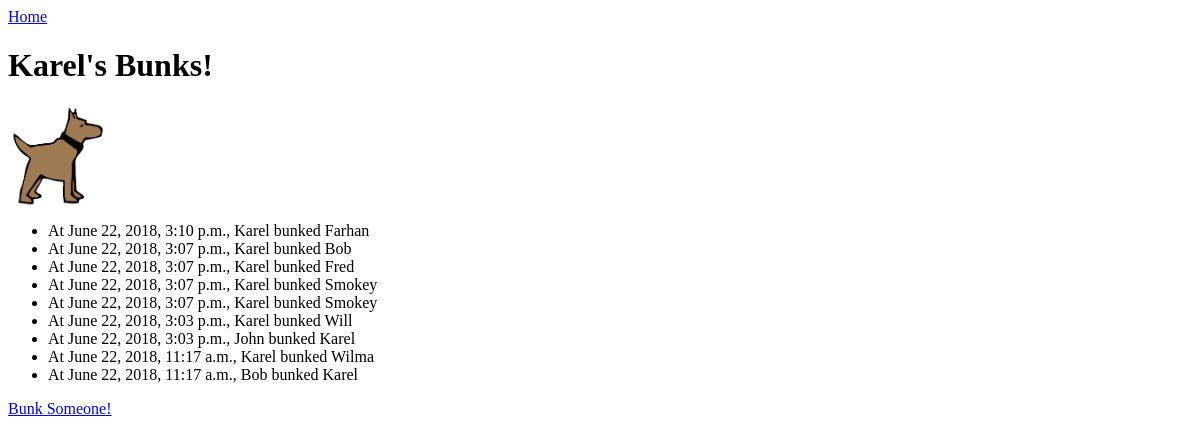
Page /bunker/14/ on the earlier database version.
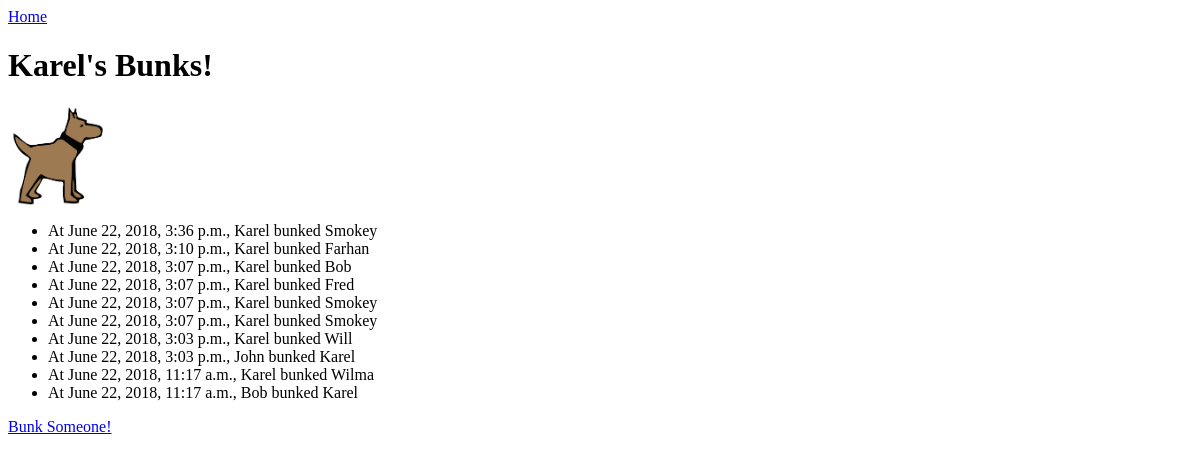
Same page on the later database version.
### bunker/models.py (models this page shows, shortened)
class UserProfile(models.Model):
    user = models.CharField(max_length=200)
    photo = models.ImageField(upload_to='profilePics/', default='default-profile-picture.png')

class Bunk(models.Model):
    from_user = models.ForeignKey(UserProfile, related_name='bunkUser', on_delete=models.CASCADE)
    to_user = models.ForeignKey(UserProfile, on_delete=models.CASCADE)
    time = models.DateTimeField('time of bunk')

### bunker/views.py (the view)
# urls.py: url(r'^(?P<pk>\w+)/$', views.PersonalView.as_view(), name='personal'),
class PersonalView(generic.DetailView):
    model = UserProfile
    template_name = 'bunker/personal.html'
    context_object_name = 'personal_info'
    def get_context_data(self, **kwargs):
        context = super(PersonalView, self).get_context_data(**kwargs)
        context['personal_bunks'] = Bunk.objects.filter(Q(from_user=context['personal_info']) | Q(to_user=context['personal_info'])).order_by('-time')
        return context

### bunker/templates/bunker/personal.html
<a href="{% url 'bunker:index' %}">Home</a>
<h1>{{ personal_info.user }}'s Bunks!</h1>
<img src="{{ personal_info.photo.url }}" height="100" width="100">
{% if personal_bunks %}
    <ul>
    {% for bunk in personal_bunks %}
        <li>At {{bunk.time}}, {{bunk.from_user.user}} bunked {{bunk.to_user.user}}</li>
    {% endfor %}
    </ul>
{% else %}
    <p>{{personal_info.user}} has not bunked anyone yet.</p>
{% endif %}
<a href="{% url 'bunker:send-bunk' personal_info.id %}">Bunk Someone!</a>

Differences in the rows shown:
added Bunk: time "June 22, 2018, 3:36 p.m.", from_user.user "Karel", to_user.user "Smokey"
